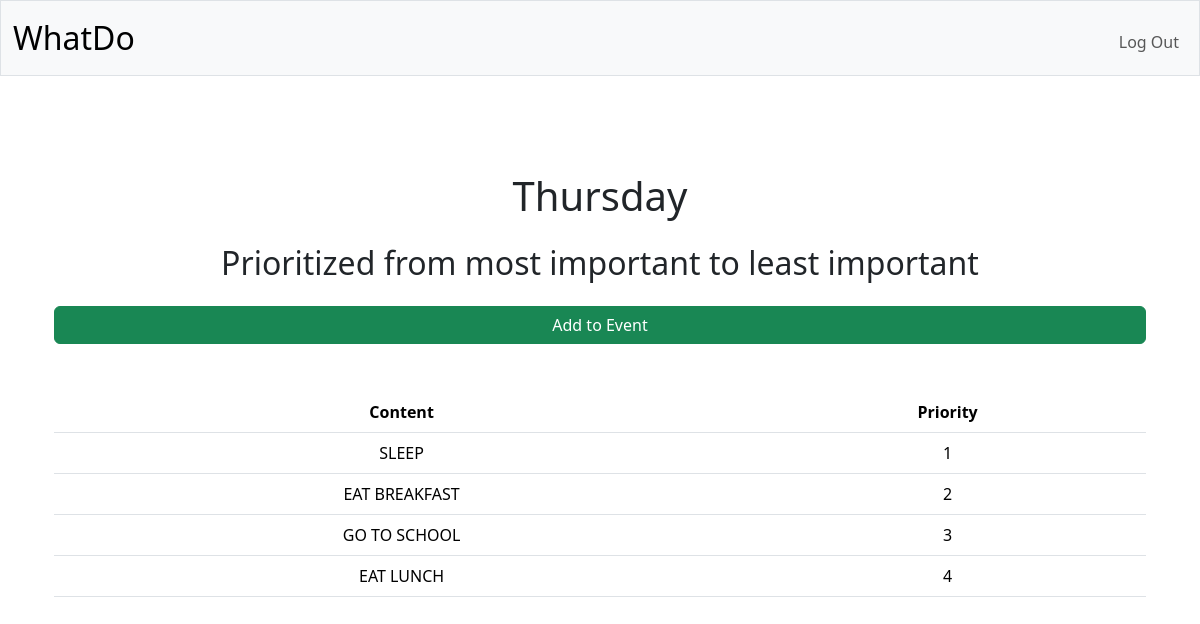
Screenshot of /view_event/72 (signed in) with the database file from the repository.
### tables this page shows
CREATE TABLE events (
    id INTEGER PRIMARY KEY AUTOINCREMENT NOT NULL,
    name TEXT NOT NULL,
    prompt_g TEXT,
    prompt_y TEXT,
    prompt_x TEXT,
    timestamp DATETIME DEFAULT CURRENT_TIMESTAMP
);

CREATE TABLE cards (
    id INTEGER PRIMARY KEY AUTOINCREMENT NOT NULL,
    event_id INTEGER,
    user_id INTEGER,
    content TEXT,
    priority_y INTEGER,
    priority_x INTEGER,
    FOREIGN KEY(event_id) REFERENCES events(id),
    FOREIGN KEY(user_id) REFERENCES users(id)
);

### app.py (the view)
@app.route("/view_event/<int:event_id>")
@login_required
def view_event(event_id):
    event = db.execute("SELECT * FROM events WHERE id = ?", event_id)
    if not event:
        return apology("Event not found", 404)
    user_event = db.execute("SELECT event_id FROM user_events WHERE user_id = ? AND event_id = ?", session["user_id"],
                            event_id)
    if not user_event:
        return apology("Access denied. You do not have permission for this event", 403)
    cards = db.execute("SELECT * FROM cards WHERE event_id = ? ORDER BY priority_y", event_id)
    return render_template("viewEvent.html", event_id=event_id, cards=cards, prompt_g=event[0]["prompt_g"], event_name=event[0]["name"])

### app.py (called while the page is built)
@app.after_request
def after_request(response):
    response.headers["Cache-Control"] = "no-cache, no-store, must-revalidate"
    response.headers["Expires"] = 0
    response.headers["Pragma"] = "no-cache"
    return response

### helpers.py (called while the page is built)
def login_required(f):
    @wraps(f)
    def decorated_function(*args, **kwargs):
        if session.get("user_id") is None:
            return redirect("/login")
        return f(*args, **kwargs)
    return decorated_function

### templates/viewEvent.html (shortened to what this page needs)
{% extends "layout.html" %}
{% block main %}
<div class="container mt-5">
    <h1 id="event_name" class="text-left mb-4">{{ event_name }}</h1>
    <h2 id="prioritized_y" class="text-center mb-4">Prioritized from most important to least important</h2>
    {% set event_url = "/event/" ~ event_id %}
    <a href="{{ event_url }}" class="btn btn-success w-100 mb-4">Add to Event</a>
    <table class="table mt-4" id="cards-list">
        <thead>
        <tr>
            <th scope="col">Content</th>
            <th scope="col">Priority</th>
        </tr>
        </thead>
        <tbody>
        {% for card in cards %}
        <tr>
            <td>{{ card.content }}</td>
            <td>{{ card.priority_y }}</td>
        </tr>
        {% endfor %}
        </tbody>
    </table>
</div>
{% endblock %}

### static/styles.css (style rules this page uses)
td { text-transform: uppercase; }

### rows the page displays
events: name "Thursday"
cards: content "SLEEP", priority_y "1"
cards: content "EAT BREAKFAST", priority_y "2"
cards: content "GO TO SCHOOL", priority_y "3"
cards: content "EAT LUNCH", priority_y "4"
